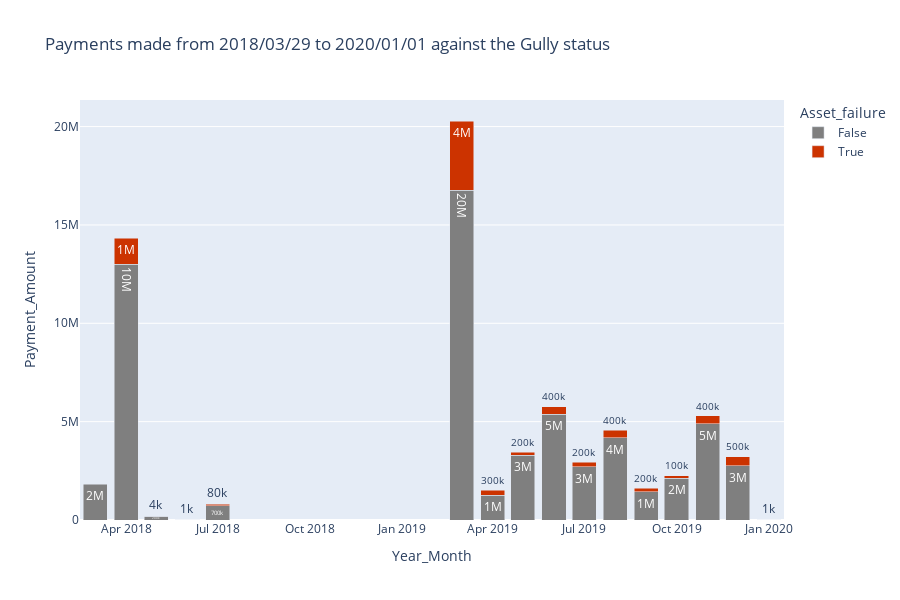

Here is the notebook cell this chart was saved with:
### Markdown cell above
**3.6 Cost of Maintenance**

### Code cell
# Payments made - Confidential Data 
# Number of asset failures & other jobs against the cost of maintenance per month in a given month

# Asset Maintenance History
df_job_cost = df_jobs_weather[['Year_Month', 'Asset_failure', 'Payment_Amount', 'JobID']]

df_job_cost['Asset_failure'] = np.where(df_job_cost['Asset_failure'] == 0, False, True)

df_job_cost = pd.pivot_table(df_job_cost,
                            index=['Year_Month', 'Asset_failure'],
                            aggfunc={'Payment_Amount': np.sum, 'JobID': len}
                            ).rename(columns={'JobID': 'Num_Jobs'}).reset_index()

# Define figure
fig = px.bar( df_job_cost, x='Year_Month', y='Payment_Amount',
             color='Asset_failure',
             color_discrete_sequence=["#7f7f7f" , "#cc3300"],
             title=("Payments made from " + min_date + ' to ' + max_date + " against the Gully status"),
             text_auto='.1s',
             barmode='stack',
             height=600
            )

fig.show()

### Figure 1 — Plotly figure (JSON) as saved in the notebook; plotly's stock layout.template omitted (floating-point values rounded to 4 significant figures)
{"data": [{"alignmentgroup": "True", "hovertemplate": "Asset_failure=False<br>Year_Month=%{x}<br>Payment_Amount=%{y}<extra></extra>", "legendgroup": "False", "marker": {"color": "#7f7f7f", "pattern": {"shape": ""}}, "name": "False", "offsetgroup": "False", "orientation": "v", "showlegend": true, "textposition": "auto", "texttemplate": "%{y:.1s}", "x": ["2018-03", "2018-04", "2018-05", "2018-06", "2018-07", "2019-03", "2019-04", "2019-05", "2019-06", "2019-07", "2019-08", "2019-09", "2019-10", "2019-11", "2019-12", "2020-01"], "xaxis": "x", "y": [1810754, 12994850, 190541, 1064, 724841, 16752055, 1250920, 3293647, 5387220, 2711003, 4181521, 1441837, 2119218, 4905312, 2754335, 1109], "yaxis": "y", "type": "bar"}, {"alignmentgroup": "True", "hovertemplate": "Asset_failure=True<br>Year_Month=%{x}<br>Payment_Amount=%{y}<extra></extra>", "legendgroup": "True", "marker": {"color": "#cc3300", "pattern": {"shape": ""}}, "name": "True", "offsetgroup": "True", "orientation": "v", "showlegend": true, "textposition": "auto", "texttemplate": "%{y:.1s}", "x": ["2018-04", "2018-05", "2018-07", "2019-03", "2019-04", "2019-05", "2019-06", "2019-07", "2019-08", "2019-09", "2019-10", "2019-11", "2019-12"], "xaxis": "x", "y": [1321484, 3961, 77187, 3531740, 252091, 158329, 370972, 222262, 372204, 168788, 132817, 382379, 457955], "yaxis": "y", "type": "bar"}], "layout": {"xaxis": {"anchor": "y", "domain": [0, 1], "title": {"text": "Year_Month"}}, "yaxis": {"anchor": "x", "domain": [0, 1], "title": {"text": "Payment_Amount"}}, "legend": {"title": {"text": "Asset_failure"}, "tracegroupgap": 0}, "title": {"text": "Payments made from 2018/03/29 to 2020/01/01 against the Gully status"}, "barmode": "stack", "height": 600}}
